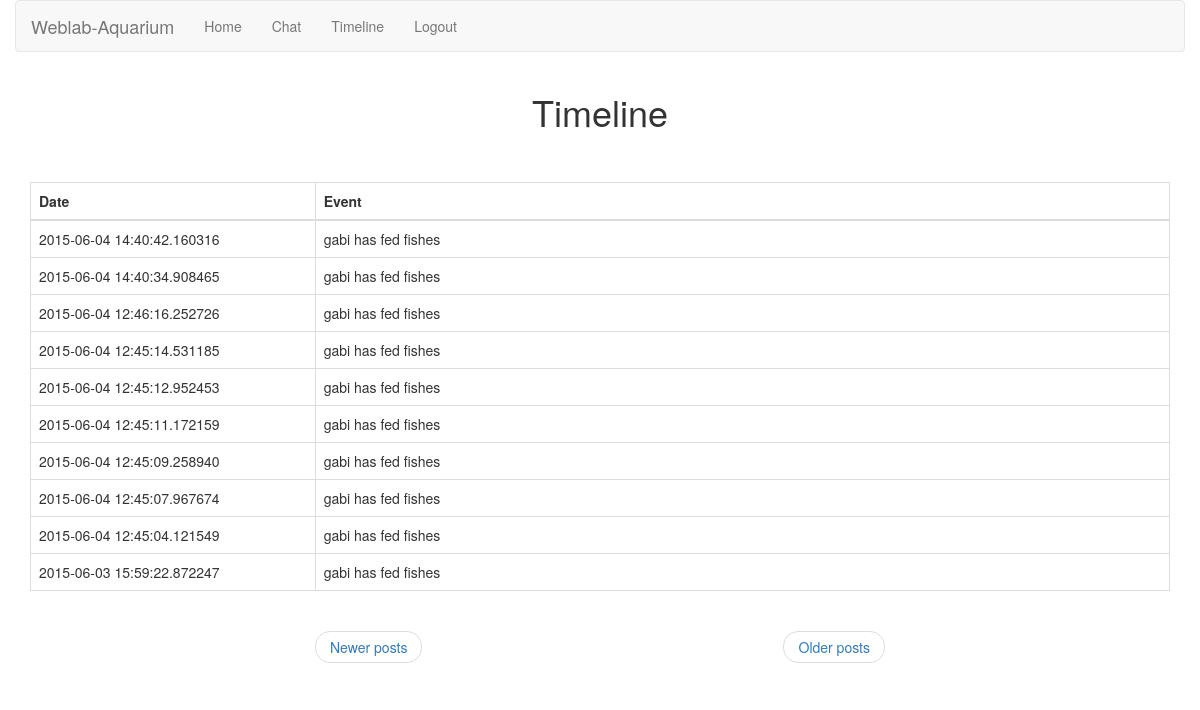
Page /timeline (signed in) on the committed database.
### app/models.py (models this page shows, shortened)
class Event(db.Model):
    id = db.Column(db.Integer, primary_key=True)
    body = db.Column(db.String(140))
    timestamp = db.Column(db.DateTime)
    user_id = db.Column(db.Integer, db.ForeignKey('user.id'))

class User(db.Model):
    id = db.Column(db.Integer, primary_key=True)
    nickname = db.Column(db.String(64), index=True, unique=True)
    posts = db.relationship('Post', backref='author', lazy='dynamic')
    events = db.relationship('Event', backref='author', lazy='dynamic')
    permission = db.Column(db.Boolean)
    max_date = db.Column(db.DateTime)
    last_poll = db.Column(db.DateTime)
    back = db.Column(db.String(80))
    session_id = db.Column(db.String(80))
    weblab = db.Column(db.Boolean)
    def is_authenticated(self):
        return True

### app/views.py (the view)
@app.route('/timeline', methods=['GET', 'POST'])
@app.route('/timeline/<int:page>', methods=['GET', 'POST'])
@login_required
def timeline(page=1):
    events=Event.query.order_by(desc(Event.timestamp)).paginate(page, POSTS_PER_PAGE, False)
    return render_template('timeline.html',
                           events=events)

### app/views.py (called while the page is built)
@lm.user_loader
def load_user(id):
    return User.query.get(int(id))

@app.before_request
def before_request():
    g.user = current_user
    if g.user.is_authenticated():
        g.user.last_poll = datetime.now()
        db.session.add(g.user)
        db.session.commit()

### app/templates/timeline.html
{% extends "base.html" %}
{% block content %}
    <div class="container-fluid text-center">
        <h1>Timeline</h1>
        <br><br>
    </div>
    <div class="container">
        <table class="table table-bordered">
            <thead>
              <tr>
                <th class="col-md-2">Date</th>
                <th class="col-md-4">Event</th>
              </tr>
            </thead>
            <tbody>
                {% for event in events.items %}
                    {% include 'event.html' %}
                {% endfor %}
            </tbody>
        </table>
    </div>
    <div class="container text-center" style="padding-right:25%;padding-left:25%;">
        <ul class="pager">
            {% if events.has_prev %}<li class="previous" ><a href="{{ url_for('timeline', page=events.prev_num) }}">Newer posts</a></li>{% else %}<li class="previous"><a href="#">Newer posts</a></li>
            {% endif %}
            {% if events.has_next %}<li class="next"><a href="{{ url_for('timeline', page=events.next_num) }}">Older posts</a></li>{% else %}<li class="next"><a href="#">Older posts</a></li>
            {% endif %}
        </ul>
    </div>
{% endblock %}

### app/templates/base.html (shortened to what this page needs)
<!DOCTYPE html>
<html lan="en">
  <head>
    <link rel="stylesheet" href="http://maxcdn.bootstrapcdn.com/bootstrap/3.3.4/css/bootstrap.min.css">
  </head>
  <body>
    <div class="container-fluid" id="nav1">
      <nav class="navbar navbar-default">
          <div class="container">
            <div class="navbar-header">
              <a href="#" class="navbar-brand">Weblab-Aquarium </a>
            </div>
            <div>
              <ul class="nav navbar-nav">
                {% if g.user.is_authenticated() %}
                <li><a href="{{ url_for('home') }}">Home</a></li>
                <li><a href="{{ url_for('chat') }}">Chat</a></li>
                <li><a href="{{ url_for('timeline') }}">Timeline</a></li>
                <li><a href="{{ url_for('logout') }}">Logout</a></li>
                {% endif %}
              </ul>
            </div>
          </div>
      </nav>
    </div>
    <div>
        {% block content %}{% endblock %}
    </div>
  </body>
</html>

### app/templates/event.html
    <tr valign="top">
        <td class="col-md-3">{{event.timestamp}}</td>
        <td class="col-md-9">{{event.author.nickname }} {{ event.body }}</td>
    </tr>

### rows in the picture
Event: timestamp "2015-06-04 14:40:42.160316", author.nickname "gabi", body "has fed fishes"
Event: timestamp "2015-06-04 14:40:34.908465", author.nickname "gabi", body "has fed fishes"
Event: timestamp "2015-06-04 12:46:16.252726", author.nickname "gabi", body "has fed fishes"
Event: timestamp "2015-06-04 12:45:14.531185", author.nickname "gabi", body "has fed fishes"
Event: timestamp "2015-06-04 12:45:12.952453", author.nickname "gabi", body "has fed fishes"
Event: timestamp "2015-06-04 12:45:11.172159", author.nickname "gabi", body "has fed fishes"
Event: timestamp "2015-06-04 12:45:09.258940", author.nickname "gabi", body "has fed fishes"
Event: timestamp "2015-06-04 12:45:07.967674", author.nickname "gabi", body "has fed fishes"
Event: timestamp "2015-06-04 12:45:04.121549", author.nickname "gabi", body "has fed fishes"
Event: timestamp "2015-06-03 15:59:22.872247", author.nickname "gabi", body "has fed fishes"
